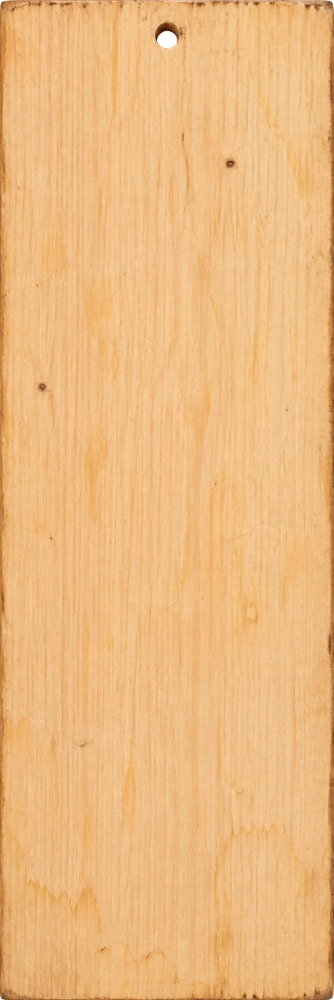
#> input picture textures-src/quality/plaque_face_new_src.webp, 667 x 2000 px (shown at 1/2 size); its folder holds 2 pictures in this run
$ python pack_plaque_faces.py
#> lines starting #> are read from the running program, lines starting #| are printed output that depends on the picture; after the words box and inside, x2 and y2 are one past the last pixel; in counts of white or black regions, pixels touching at a corner belong together; long printed decimals are rounded
"""Pack the generated wish-plaque face images into web textures.

Inputs  (textures-src/quality):  plaque_face_new_src.webp (light raw wood, pond + fresh courtyard plaques)
                                  plaque_face_old_src.webp (dark weathered wood, old courtyard plaques)
Outputs (public/textures):        plaque_face_{new,old}.webp      RGBA: white background (corners, hole) -> alpha,
                                                                   colour bled into the transparent area (no white fringe)
                                  plaque_face_new_nor.webp         OpenGL normal map from the grain (pond plaque)
                                  plaque_face.json                 hole centre / radius in UV (v from the top)

Run: python scripts/pack_plaque_faces.py
"""
import json
from pathlib import Path

import numpy as np
from PIL import Image
from scipy import ndimage

ROOT = Path(__file__).resolve().parent.parent
SRC = ROOT / 'textures-src' / 'quality'
OUT = ROOT / 'public' / 'textures'
W, H = 512, 1536   # 1:3 like the sources; the code stretches it to the plaque's own proportions


def background_mask(rgb):
    """White generator background: very bright, almost unsaturated. Keep only regions touching the border (corners)
    or the largest interior blob near the top (the drilled hole), so bright wood never turns transparent."""
    f = rgb.astype(np.float32)
    bright = (f.min(axis=2) > 205) & ((f.max(axis=2) - f.min(axis=2)) < 40)
    lab, n = ndimage.label(bright)
    keep = np.zeros_like(bright)
    h, w = bright.shape
    border = set(np.unique(np.concatenate([lab[0], lab[-1], lab[:, 0], lab[:, -1]]))) - {0}
    for i in border:
        keep |= lab == i
    hole = None
    best = 0
    for i in range(1, n + 1):
        if i in border:
            continue
        ys, xs = np.nonzero(lab == i)
        if ys.mean() < h * .1 and len(ys) > best:   # the hole sits near the top
            best, hole = len(ys), (xs.mean() / w, ys.mean() / h, np.sqrt(len(ys) / np.pi) / w)
            keep_i = lab == i
    if hole:
        keep |= keep_i
    return keep, hole


def pack(name):
    im = Image.open(SRC / f'plaque_face_{name}_src.webp').convert('RGB')
    rgb = np.asarray(im)
    bg, hole = background_mask(rgb)
    # soft alpha edge (1 px feather at source res), then bleed wood colour outward under the transparent area
    alpha = 1 - ndimage.gaussian_filter(ndimage.binary_dilation(bg, iterations=1).astype(np.float32), .8)
    idx = ndimage.distance_transform_edt(ndimage.binary_dilation(bg, iterations=3), return_distances=False, return_indices=True)
    bled = rgb[idx[0], idx[1]]
    rgba = np.dstack([bled, (np.clip(alpha, 0, 1) * 255).astype(np.uint8)])
    out = Image.fromarray(rgba, 'RGBA').resize((W, H), Image.LANCZOS)
    out.save(OUT / f'plaque_face_{name}.webp', quality=90, method=6)
    return out, hole


def normal_map(img, strength=2.2):
    """Grain normal map: darker grain lines are slightly lower. OpenGL convention (+Y up)."""
    rgb = np.asarray(img.convert('RGB')).astype(np.float32) / 255
    lum = rgb @ np.array([.2126, .7152, .0722], np.float32)
    hgt = lum - ndimage.gaussian_filter(lum, 12)          # keep only fine relief, not the big colour patches
    hgt = ndimage.gaussian_filter(hgt, .7)
    dx = ndimage.sobel(hgt, axis=1) * strength
    dy = ndimage.sobel(hgt, axis=0) * strength
    n = np.dstack([-dx, dy, np.ones_like(hgt)])           # image y runs down -> flip for GL
    n /= np.linalg.norm(n, axis=2, keepdims=True)
    return Image.fromarray(((n * .5 + .5) * 255).astype(np.uint8), 'RGB')


if __name__ == '__main__':
    new, hole = pack('new')
#> in pack, im is the input picture: PIL image 667x2000 RGB; mean R, G, B 236.5, 185.9, 127.9
#> in background_mask, `bright = (f.min(axis=2) > 205) & ((f.max(axis=2) - f.min(axis=2)) < 40)`:
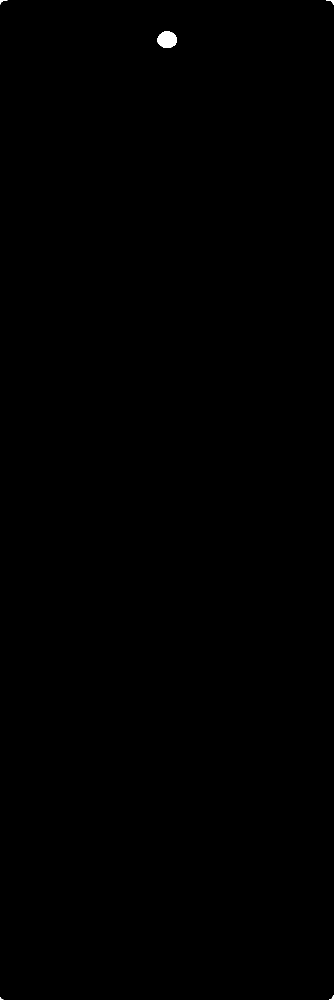
#> bright: shape (2000, 667) bool (shown at 1/2 size); 0.09% white; 5 white regions (1 under 20 px), largest, box (x1, y1, x2, y2) and area: (314, 62, 354, 96) 1028, (0, 0, 15, 9) 45, (652, 0, 667, 9) 41, (658, 1990, 667, 2000) 32
#> in background_mask, `lab, n = ndimage.label(bright)`: lab: shape (2000, 667) int32; 6 distinct labels, from 0 to 5
#> in background_mask, `lab, n = ndimage.label(bright)`: n = 5
#> in background_mask, `border = set(np.unique(np.concatenate([lab[0], lab[-1], lab[:, 0], lab..`: border = 4 items
#> the loop in background_mask, `for i in border:` made 4 passes
#> i on passes 3 to 4: 4, 5
#> the loop in background_mask, `for i in range(1, n + 1):` made 5 passes
#> (best, hole) on pass 3: (1028, (0.501, 0.0395, 0.0271))
#> after the loop in background_mask, `for i in range(1, n + 1):`: best = 1028
#> in pack, `bg, hole = background_mask(rgb)`: hole = (0.501, 0.0395, 0.0271)
#> hole = (0.501, 0.0395, 0.0271)
    pack('old')
#> call 2 of pack, with name = 'old'
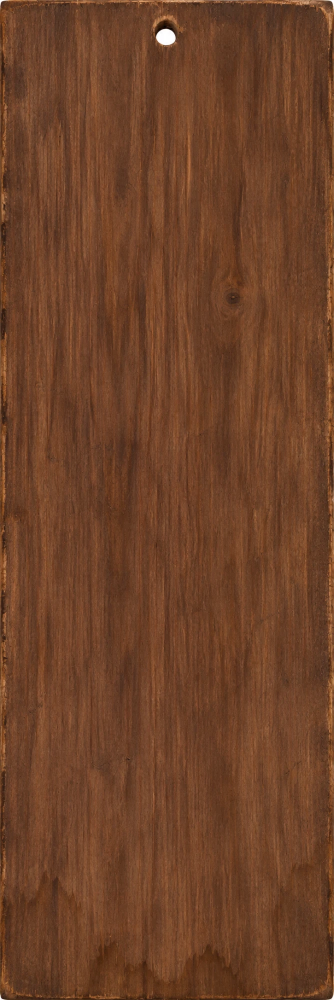
#> input picture textures-src/quality/plaque_face_old_src.webp, 667 x 2000 px (shown at 1/2 size)
#> in pack, im is the input picture: PIL image 667x2000 RGB; mean R, G, B 110.1, 66.2, 40.6
#> in background_mask (call 2), `bright = (f.min(axis=2) > 205) & ((f.max(axis=2) - f.min(axis=2)) < 40)`: bright: shape (2000, 667) bool; 0.08% white; 5 white regions, box (x1, y1, x2, y2) and area: (313, 58, 351, 90) 938, (655, 0, 667, 12) 37, (0, 0, 12, 10) 34, (658, 1990, 667, 2000) 30, (0, 1991, 8, 2000) 24
#> in background_mask (call 2), `lab, n = ndimage.label(bright)`: lab: shape (2000, 667) int32; 6 distinct labels, from 0 to 5
#> the loop in background_mask (call 2), `for i in border:` made 4 passes
#> the loop in background_mask (call 2), `for i in range(1, n + 1):` made 5 passes
#> (best, hole) on pass 3: (938, (0.497, 0.0369, 0.0259))
#> in pack (call 2), `bg, hole = background_mask(rgb)`: hole = (0.497, 0.0369, 0.0259)
    normal_map(new).save(OUT / 'plaque_face_new_nor.webp', quality=90, method=6)
#> in normal_map, `lum = rgb @ np.array([.2126, .7152, .0722], np.float32)`:
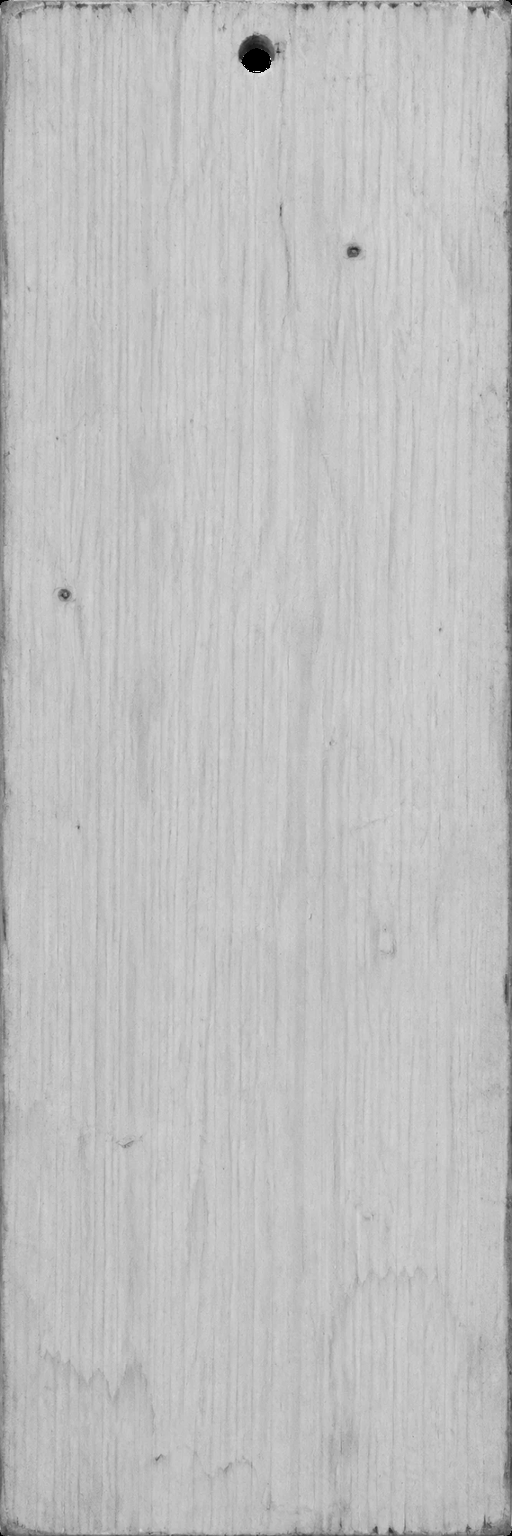
#> lum: shape (1536, 512) float32; min 0, max 1, mean 0.754
#> in normal_map, `hgt = ndimage.gaussian_filter(hgt, .7)`:
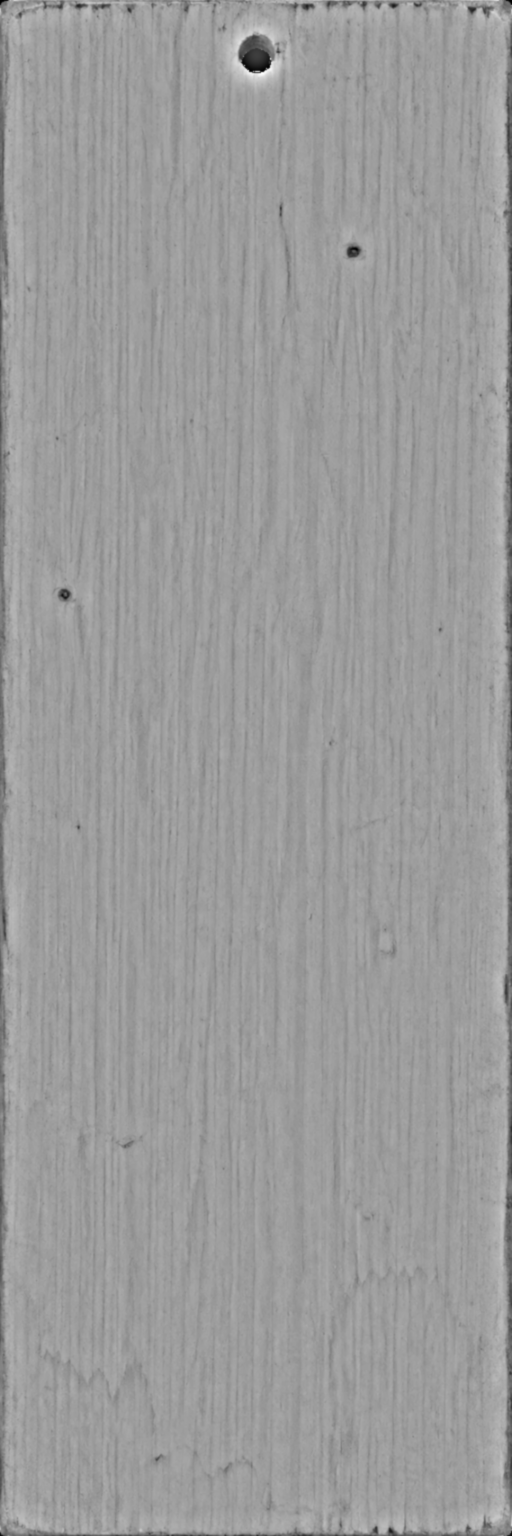
#> hgt: shape (1536, 512) float32; min -0.503, max 0.318, mean -1.94e-11; drawn with min black and max white
#> in normal_map, `dx = ndimage.sobel(hgt, axis=1) * strength`:
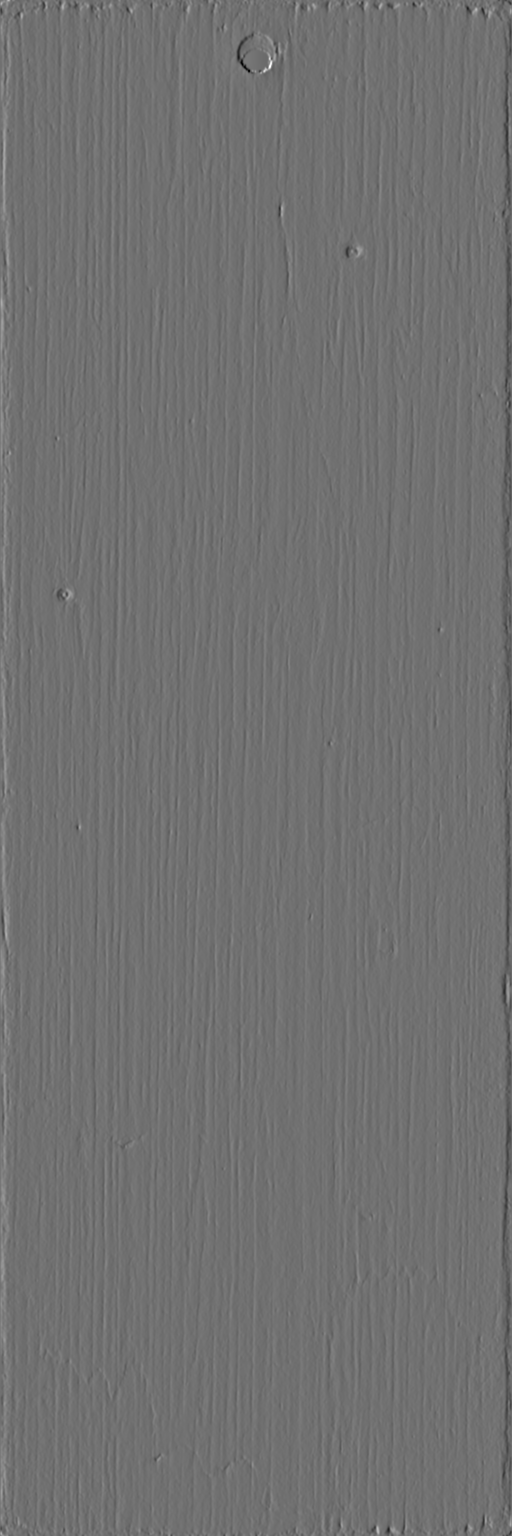
#> dx: shape (1536, 512) float32; min -3.93, max 4.92, mean -0.00205; drawn with min black and max white
#> in normal_map, `dy = ndimage.sobel(hgt, axis=0) * strength`:
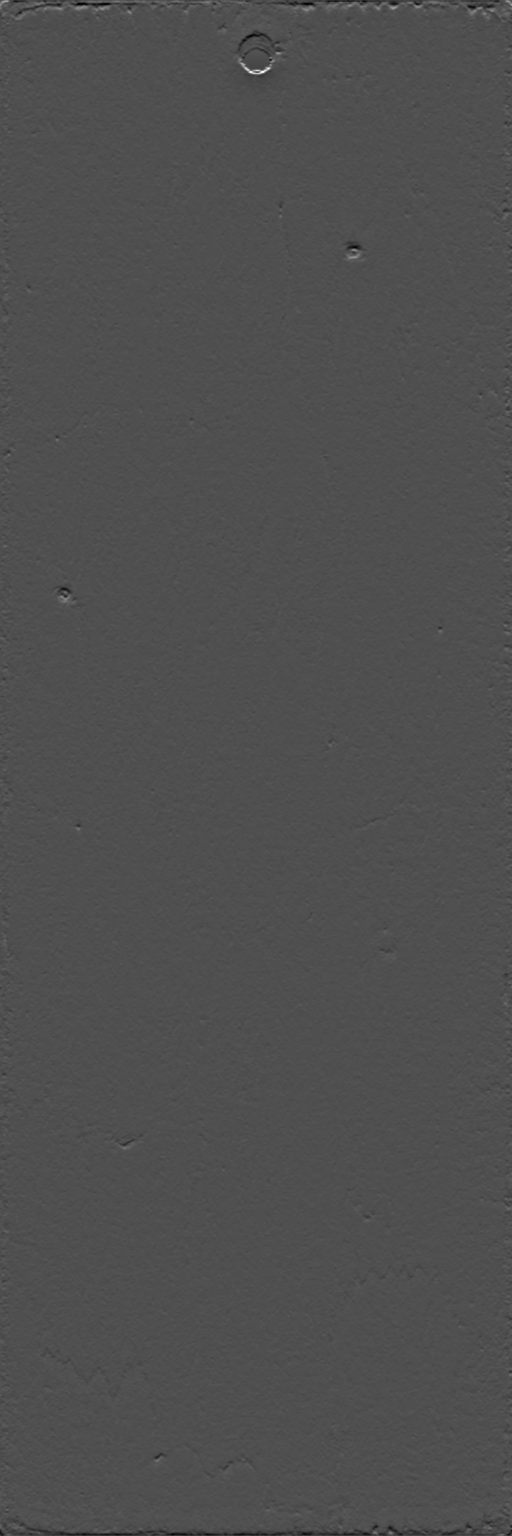
#> dy: shape (1536, 512) float32; min -2.51, max 5.52, mean -0.00208; drawn with min black and max white
#> in normal_map, `n /= np.linalg.norm(n, axis=2, keepdims=True)`:
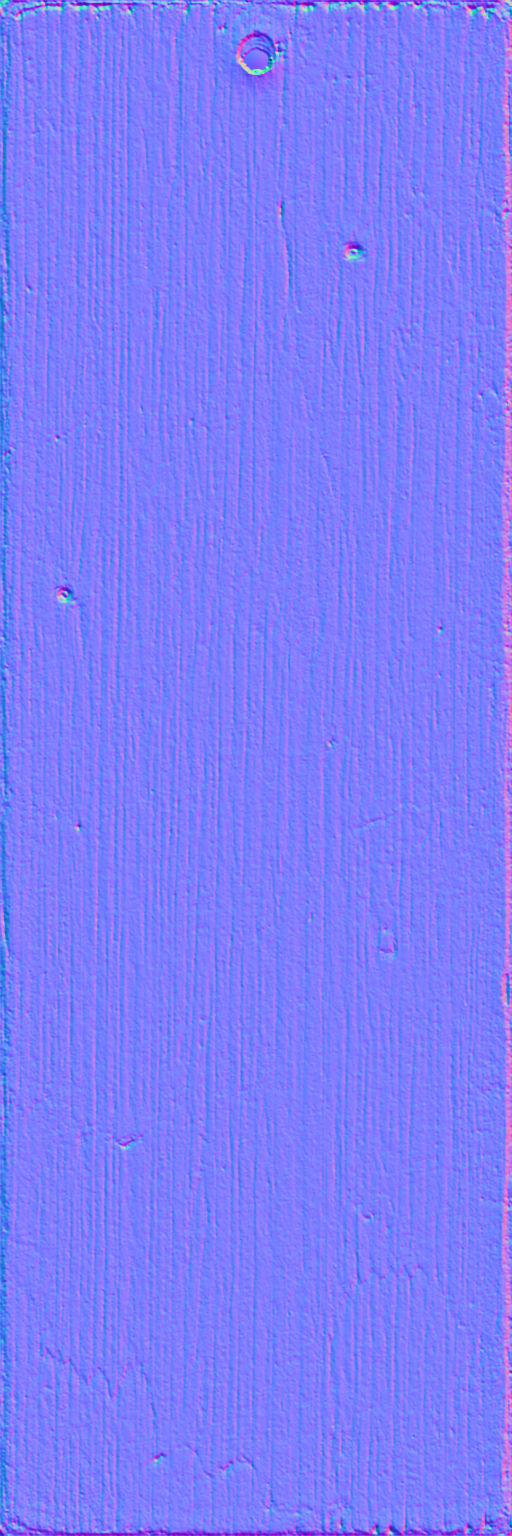
#> n: shape (1536, 512, 3) float32; mean of channels 0, 1, 2 0.001, -0.00159, 0.983; drawn with min black and max white
    meta = {'hole': {'u': round(hole[0], 4), 'v': round(hole[1], 4), 'r': round(hole[2], 4)} if hole else None, 'aspect': W / H}
    (OUT / 'plaque_face.json').write_text(json.dumps(meta, indent=1))
    print(meta)
#| {'hole': {'u': 0.5006, 'v': 0.0395, 'r': 0.0271}, 'aspect': 0.3333}
